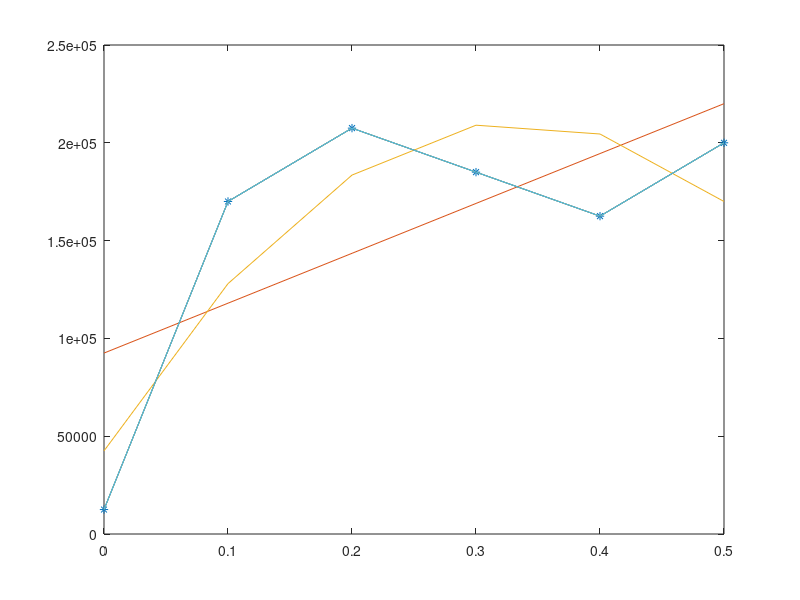

Write the MATLAB code that produced this figure.
%% #1
clc
clear all

m = 4;
h = 0.6;
k = 20000;
g = 9.81;


Epi = m * g * h;
vf  = sqrt(2 * g * h)
x   = sqrt(m * vf^2 / k)


%% #2
clc
clear all

e = 0.95;
vi = 5;
theta = 30 * pi / 180;

v1t = vi * cos(theta)
v1n = vi * sin(theta)
v2 = 0;


v1np = v1n * (1 - e) / 2

v1p = sqrt(v1np^2 + v1t^2)
v2p = e * v1n + v1np



%% #3
clc
clear all

x = [0.0,  0.1, 0.2,   0.3, 0.4,   0.5];
F = [12500, 170000, 207500, 185000, 162500, 200000];
m = 1687.5;

phi_1 = [x.^0]';
phi_2 = [x.^1]';
phi_3 = [x.^2]';
phi_4 = [x.^3]';
phi_5 = [x.^4]';
phi_6 = [x.^5]';

P1 = [phi_1, phi_2];
P2 = [phi_1, phi_2, phi_3];
P3 = [phi_1, phi_2, phi_3, phi_4];
P4 = [phi_1, phi_2, phi_3, phi_4, phi_5];
P5 = [phi_1, phi_2, phi_3, phi_4, phi_5, phi_6];

Y = F';

A1 = (inv(P1' * P1) * P1' * Y)'
A2 = (inv(P2' * P2) * P2' * Y)'
A3 = (inv(P3' * P3) * P3' * Y)'
A4 = (inv(P4' * P4) * P4' * Y)'
A5 = (inv(P5' * P5) * P5' * Y)'

F1 = A1(1) + A1(2) .* x;
F2 = A2(1) + A2(2) .* x + A2(3) .* x.^2;
F3 = A3(1) + A3(2) .* x + A3(3) .* x.^2 + A3(4) .* x.^3;
F4 = A4(1) + A4(2) .* x + A4(3) .* x.^2 + A4(4) .* x.^3 + A4(5) .* x.^4;
F5 = A5(1) + A5(2) .* x + A5(3) .* x.^2 + A5(4) .* x.^3 + A5(5) .* x.^4 + A5(6) .* x.^5;


E1   = sum((F1 - F).^2);
E2   = sum((F2 - F).^2);
E3   = sum((F3 - F).^2);
E4   = sum((F4 - F).^2);
E5   = sum((F5 - F).^2);
RMS1 = sqrt(1 / length(x) * E1)
RMS2 = sqrt(1 / length(x) * E2)
RMS3 = sqrt(1 / length(x) * E3)
RMS4 = sqrt(1 / length(x) * E4)
RMS5 = sqrt(1 / length(x) * E5)


plot(x, F, "*")
hold on
plot(x, F1)
plot(x, F2)
plot(x, F3)
plot(x, F4)
plot(x, F5)












